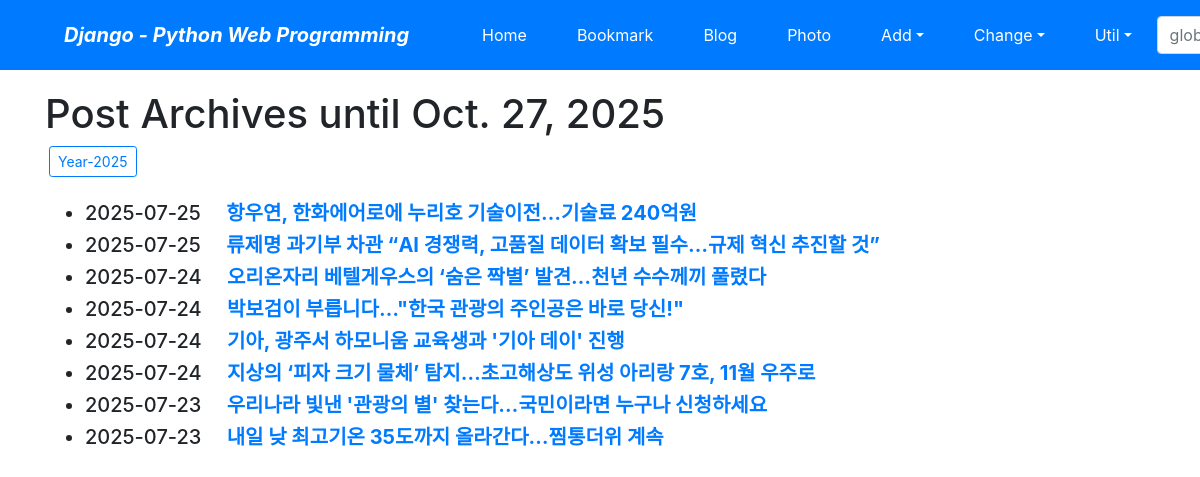
Screenshot of /blog/archive/ with the database file from the repository.
### blog/models.py (models this page shows, shortened)
class Post(models.Model):
    title = models.CharField(verbose_name='TITLE', max_length=50)
    slug = models.SlugField('SLUG', unique=True, allow_unicode=True, help_text='one word for title alias.')
    description = models.CharField('DESCRIPTION', max_length=100, blank=True, help_text='simple description text.')
    content = models.TextField('CONTENT')
    create_dt = models.DateTimeField('CREATE DATE', auto_now_add=True)
    modify_dt = models.DateTimeField('MODIFY DATE', auto_now=True)
    tags = TaggableManager(blank=True)
    owner = models.ForeignKey(User, on_delete=models.CASCADE, verbose_name='OWNER', blank=True, null=True)
    class Meta:
        verbose_name = 'post'
        verbose_name_plural = 'posts'
        db_table = 'blog_posts'
        ordering = ('-modify_dt',)
    def get_absolute_url(self):
        return reverse('blog:post_detail', args=(self.slug,))

### blog/views.py (the view)
# urls.py: path("archive/", views.PostAV.as_view(), name="post_archive"),
class PostAV(ArchiveIndexView):
    model = Post
    date_field = 'modify_dt'

### templates/blog/post_archive.html (shortened to what this page needs)
{% extends "base.html" %}
{% block content %}
    <h1>Post Archives until {% now "N d, Y" %}</h1>
    {% for date in date_list %}
    <a href="{% url 'blog:post_year_archive' date|date:'Y' %}"
       class="btn btn-outline-primary btn-sm mx-1">
        Year-{{ date|date:"Y" }}</a>
    {% endfor %}
    <br><br>
    <div>
        <ul>
            {% for post in object_list %}
            <li class="h5">
                {{ post.modify_dt|date:"Y-m-d" }}&emsp;
                <a href="{{ post.get_absolute_url }}"><strong>{{ post.title }}</strong></a>
            </li>
            {% endfor %}
        </ul>
    </div>
{% endblock %}

### rows the page displays
Post: modify_dt "2025-07-25", title "항우연, 한화에어로에 누리호 기술이전…기술료 240억원"
Post: modify_dt "2025-07-25", title "류제명 과기부 차관 “AI 경쟁력, 고품질 데이터 확보 필수…규제 혁신 추진할 것”"
Post: modify_dt "2025-07-24", title "오리온자리 베텔게우스의 ‘숨은 짝별’ 발견…천년 수수께끼 풀렸다"
Post: modify_dt "2025-07-24", title "박보검이 부릅니다…\"한국 관광의 주인공은 바로 당신!\""
Post: modify_dt "2025-07-24", title "기아, 광주서 하모니움 교육생과 '기아 데이' 진행"
Post: modify_dt "2025-07-24", title "지상의 ‘피자 크기 물체’ 탐지…초고해상도 위성 아리랑 7호, 11월 우주로"
Post: modify_dt "2025-07-23", title "우리나라 빛낸 '관광의 별' 찾는다…국민이라면 누구나 신청하세요"
Post: modify_dt "2025-07-23", title "내일 낮 최고기온 35도까지 올라간다…찜통더위 계속"

### other values shown
{{ date|date:"Y" }} "2025"
